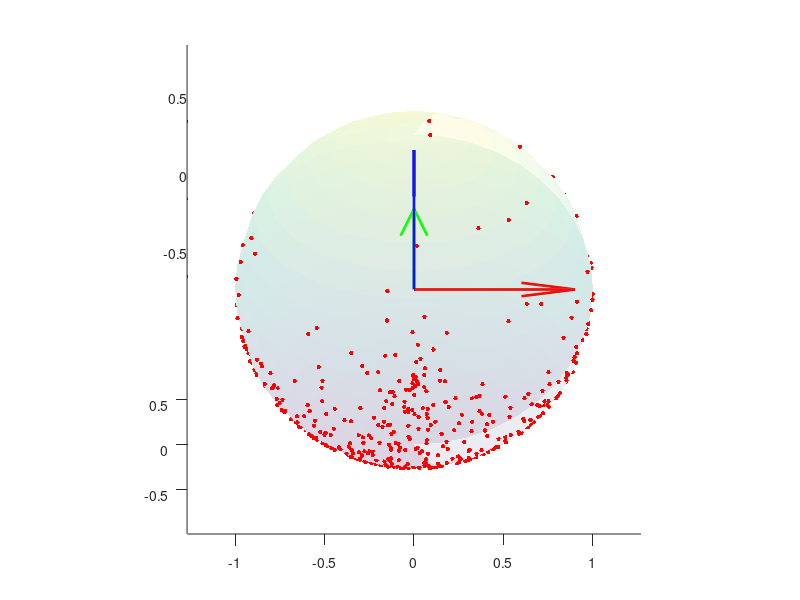

Here is the MATLAB script that generated this plot:
clear all; close all; clc; 

% sample 
r = 1.0;

% unformly sample angles
N = 1000;

% for uniform sampling
lb = [-45, -45]; % lower bound
ub = [45, 45];   % upper bound
angles = [unifrnd(lb(1), ub(1), 1, N);
unifrnd(lb(2), ub(2), 1, N)]';

% for normal sampling
mu = [0; 0];            % mean
sigma = diag([45^2, 45^2]); % covaraince
angles = mvnrnd(mu, sigma, N);

% convert to radians
angles = angles * pi/180;        % rad 

% compute the foot positions
l_zero = [0; 0; -r];
l_final = zeros(N, 3);
for i = 1:N
    phi = angles(i, 1);
    psi = angles(i, 2);
    
    R_phi = [1, 0, 0;
             0, cos(phi), -sin(phi);
             0, sin(phi), cos(phi)];
    R_psi = [cos(psi),  0, sin(psi);
             0,         1, 0;
             -sin(psi), 0, cos(psi)];
    
    l_final(i, :) = R_psi * R_phi * l_zero;
end

% plot the unit sphere
figure;
hold on;
axis equal;

% plot the x, y, z axes
quiver3(0, 0, 0, 1, 0, 0, 'r', 'LineWidth', 2);
quiver3(0, 0, 0, 0, 1, 0, 'g', 'LineWidth', 2);
quiver3(0, 0, 0, 0, 0, 1, 'b', 'LineWidth', 2);

% sphere
[X_sphere, Y_sphere, Z_sphere] = sphere;
surf(X_sphere, Y_sphere, Z_sphere, 'FaceAlpha', 0.1, 'EdgeAlpha', 0.1);

% plot the leg positions
plot3([0, 0], [0, 0], [0, 0], 'k.', 'MarkerSize', 20);
plot3([0, 0], [0, 0], [0, -r], 'k--', 'LineWidth', 2);
plot3(l_final(:, 1), l_final(:, 2), l_final(:, 3), 'r.', 'MarkerSize', 10);

% animate the rotation
for i = 1:1
    for az = 0:360
        view(az, 30); % rotate around the z-axis
        pause(0.03); % pause to control the speed of rotation
    end
end
